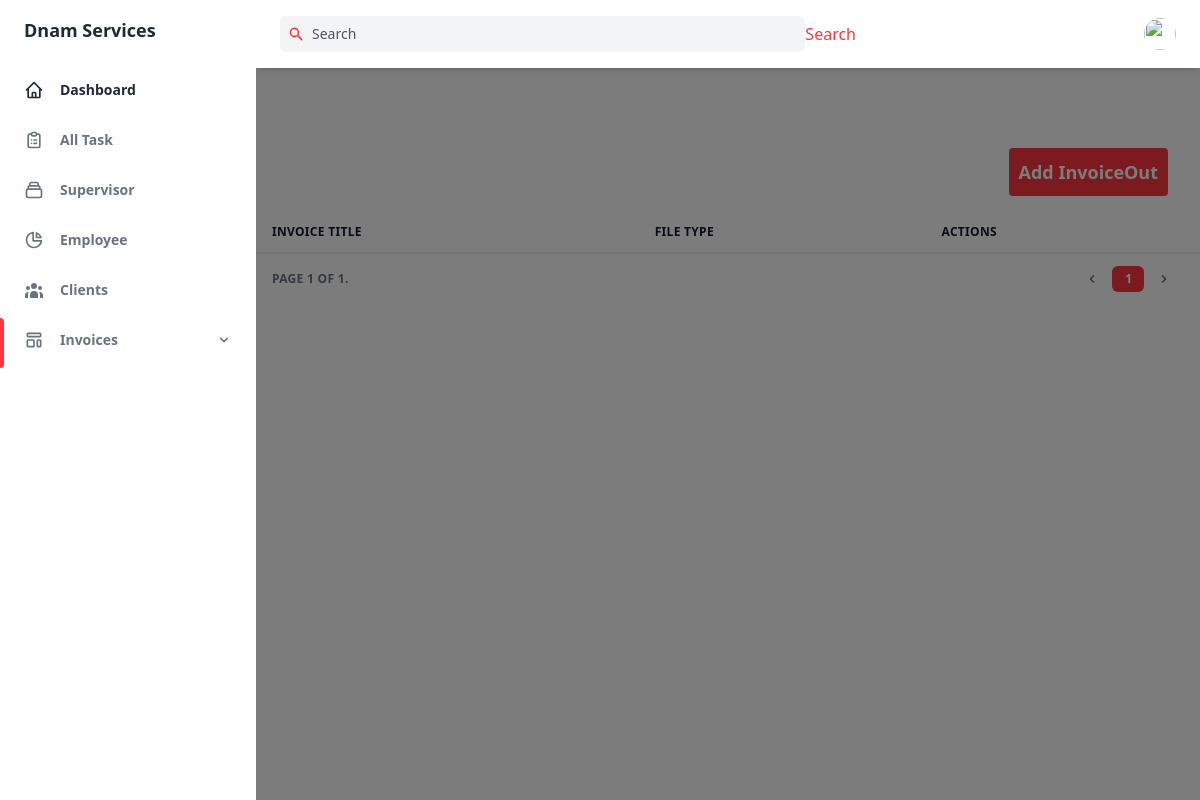
Page /invoiceout (signed in) on the earlier database version.
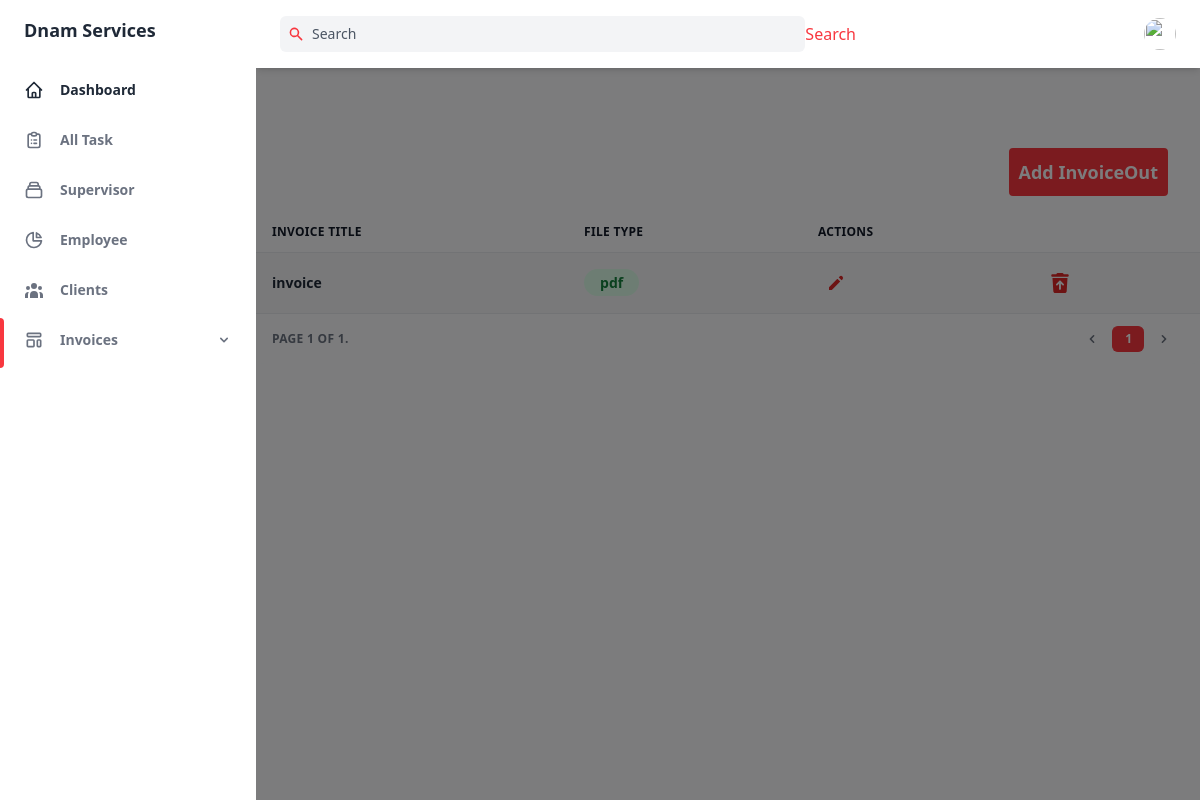
Same page on the later database version.
### dnamservices/models.py (models this page shows, shortened)
class InvoiceOut(models.Model):
    name = models.CharField(max_length=50)
    out_image = models.FileField(("File"), upload_to="Invoice_out", blank=True, null = True)
    invoice_type = models.CharField(("Type"), max_length=50)
    delete = models.BooleanField(default=False)

### dnamservices/views.py (the view)
# urls.py: path('invoiceout', InvoiceOutView, name="invoiceout"),
@login_required()
def InvoiceOutView(request):
    template_name = "dnam/dashboard/invoices/invoiceout.html"
    invoiceout = InvoiceOut.objects.all().order_by("-id")
    paginator = Paginator(invoiceout, 10)
    page_number = request.GET.get('page')
    page_obj = paginator.get_page(page_number)
    context = {
        'invoiceout':invoiceout,
        'page_obj':page_obj,
    }
    return render(request, template_name, context)

### theme/templates/dnam/dashboard/invoices/invoiceout.html (shortened to what the changed rows need)
{% extends 'base.html' %}
{% block content %}
<main class="h-full overflow-y-auto ">
<div class="w-full overflow-hidden rounded-lg shadow-xs mt-20">
  <div class="w-full overflow-x-auto">
    <table class="w-full whitespace-no-wrap">
      <thead>
        <tr
          class="text-xs font-semibold tracking-wide text-left text-gray-900 uppercase border-b bg-gray-200 "
        >
          <th class="px-4 py-3">Invoice Title</th>
          <th class="px-4 py-3">File Type</th>
          <th class="px-4 py-3">Actions</th>
        </tr>
      </thead>
      <tbody
        class="bg-gray-100 divide-y"
      >
      {% for invoice in page_obj %}
      {% if invoice.delete == False %}
        <tr class="text-gray-800">
          <td class="px-4 py-3">
            <div class="flex items-center text-sm">
              <div>
                <a href="{{invoice.out_image.url}}"><p class="font-semibold">{{invoice.name}}</p></a>
              </div>
            </div>
          </td>
          <td class="px-4 py-3 text-sm">
              <span
              class="px-4 py-1 font-semibold leading-tight text-green-700 bg-green-100 rounded-full"
            >
            {{invoice.invoice_type}}
            </span>
          </td>
          <td class="px-4 py-3">
            <div class="flex items-center space-x-4 text-sm">
              <a href="{% url 'editinvoiceout' invoice.id %}"><button
                class="flex items-center justify-between px-2 py-2 text-sm font-medium leading-5 text-red-600 rounded-lg focus:outline-none focus:shadow-outline-yellow"
                aria-label="Edit"
              >
                <svg
                  class="w-5 h-5"
                  aria-hidden="true"
                  fill="currentColor"
                  viewBox="0 0 20 20"
                >
                  <path
                    d="M13.586 3.586a2 2 0 112.828 2.828l-.793.793-2.828-2.828.793-.793zM11.379 5.793L3 14.172V17h2.828l8.38-8.379-2.83-2.828z"
                  ></path>
                </svg>
              </button></a>
            </div>
          </td>
          <td class="px-4 py-3">
            <div class="flex items-center space-x-4 text-sm">
              <a href="{% url 'deleteinvoiceout' invoice.id %}"><button
                class="flex items-center justify-between px-2 py-2 text-sm font-medium leading-5 text-red-600 rounded-lg focus:outline-none focus:shadow-outline-yellow"
                aria-label="Edit"
              >
              </button></a>
            </div>
          </td>
        </tr>
        {% endif %}
        {% endfor %}
      </tbody>
    </table>
  </div>
</div>
</main>
{% endblock content %}

Differences in the rows shown:
added InvoiceOut: name "invoice", invoice_type "pdf"
